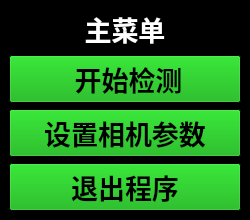
<?xml version="1.0" encoding="UTF-8"?>
<ui version="4.0">
 <class>MainWindow</class>
 <widget class="QMainWindow" name="MainWindow">
  <property name="geometry">
   <rect>
    <x>0</x>
    <y>0</y>
    <width>250</width>
    <height>216</height>
   </rect>
  </property>
  <property name="palette">
   <palette>
    <active>
     <colorrole role="WindowText">
      <brush brushstyle="SolidPattern">
       <color alpha="255">
        <red>255</red>
        <green>255</green>
        <blue>255</blue>
       </color>
      </brush>
     </colorrole>
     <colorrole role="Button">
      <brush brushstyle="SolidPattern">
       <color alpha="255">
        <red>0</red>
        <green>170</green>
        <blue>0</blue>
       </color>
      </brush>
     </colorrole>
     <colorrole role="Base">
      <brush brushstyle="SolidPattern">
       <color alpha="255">
        <red>255</red>
        <green>255</green>
        <blue>255</blue>
       </color>
      </brush>
     </colorrole>
     <colorrole role="Window">
      <brush brushstyle="SolidPattern">
       <color alpha="255">
        <red>0</red>
        <green>0</green>
        <blue>0</blue>
       </color>
      </brush>
     </colorrole>
    </active>
    <inactive>
     <colorrole role="WindowText">
      <brush brushstyle="SolidPattern">
       <color alpha="255">
        <red>255</red>
        <green>255</green>
        <blue>255</blue>
       </color>
      </brush>
     </colorrole>
     <colorrole role="Button">
      <brush brushstyle="SolidPattern">
       <color alpha="255">
        <red>0</red>
        <green>170</green>
        <blue>0</blue>
       </color>
      </brush>
     </colorrole>
     <colorrole role="Base">
      <brush brushstyle="SolidPattern">
       <color alpha="255">
        <red>255</red>
        <green>255</green>
        <blue>255</blue>
       </color>
      </brush>
     </colorrole>
     <colorrole role="Window">
      <brush brushstyle="SolidPattern">
       <color alpha="255">
        <red>0</red>
        <green>0</green>
        <blue>0</blue>
       </color>
      </brush>
     </colorrole>
    </inactive>
    <disabled>
     <colorrole role="WindowText">
      <brush brushstyle="SolidPattern">
       <color alpha="255">
        <red>120</red>
        <green>120</green>
        <blue>120</blue>
       </color>
      </brush>
     </colorrole>
     <colorrole role="Button">
      <brush brushstyle="SolidPattern">
       <color alpha="255">
        <red>0</red>
        <green>170</green>
        <blue>0</blue>
       </color>
      </brush>
     </colorrole>
     <colorrole role="Base">
      <brush brushstyle="SolidPattern">
       <color alpha="255">
        <red>0</red>
        <green>0</green>
        <blue>0</blue>
       </color>
      </brush>
     </colorrole>
     <colorrole role="Window">
      <brush brushstyle="SolidPattern">
       <color alpha="255">
        <red>0</red>
        <green>0</green>
        <blue>0</blue>
       </color>
      </brush>
     </colorrole>
    </disabled>
   </palette>
  </property>
  <property name="font">
   <font>
    <family>微軟正黑體</family>
    <pointsize>12</pointsize>
    <weight>75</weight>
    <bold>true</bold>
   </font>
  </property>
  <property name="windowTitle">
   <string>OAK零件检测系统</string>
  </property>
  <widget class="QWidget" name="centralwidget">
   <layout class="QVBoxLayout" name="verticalLayout_2" stretch="1,3">
    <item>
     <widget class="QLabel" name="label">
      <property name="font">
       <font>
        <pointsize>20</pointsize>
       </font>
      </property>
      <property name="focusPolicy">
       <enum>Qt::StrongFocus</enum>
      </property>
      <property name="text">
       <string>主菜单</string>
      </property>
      <property name="alignment">
       <set>Qt::AlignCenter</set>
      </property>
     </widget>
    </item>
    <item>
     <layout class="QVBoxLayout" name="verticalLayout" stretch="1,1,1">
      <item>
       <widget class="QPushButton" name="OpenMain">
        <property name="enabled">
         <bool>true</bool>
        </property>
        <property name="sizePolicy">
         <sizepolicy hsizetype="Preferred" vsizetype="Preferred">
          <horstretch>0</horstretch>
          <verstretch>3</verstretch>
         </sizepolicy>
        </property>
        <property name="font">
         <font>
          <family>微軟正黑體</family>
          <pointsize>20</pointsize>
          <weight>75</weight>
          <bold>true</bold>
         </font>
        </property>
        <property name="text">
         <string> 开始检测</string>
        </property>
        <property name="autoRepeatDelay">
         <number>300</number>
        </property>
       </widget>
      </item>
      <item>
       <widget class="QPushButton" name="OpenSetCamera">
        <property name="enabled">
         <bool>true</bool>
        </property>
        <property name="sizePolicy">
         <sizepolicy hsizetype="Preferred" vsizetype="Preferred">
          <horstretch>0</horstretch>
          <verstretch>3</verstretch>
         </sizepolicy>
        </property>
        <property name="font">
         <font>
          <family>微軟正黑體</family>
          <pointsize>20</pointsize>
          <weight>75</weight>
          <bold>true</bold>
         </font>
        </property>
        <property name="text">
         <string>设置相机参数</string>
        </property>
        <property name="autoRepeatDelay">
         <number>300</number>
        </property>
       </widget>
      </item>
      <item>
       <widget class="QPushButton" name="StopMain">
        <property name="sizePolicy">
         <sizepolicy hsizetype="Preferred" vsizetype="Preferred">
          <horstretch>0</horstretch>
          <verstretch>0</verstretch>
         </sizepolicy>
        </property>
        <property name="font">
         <font>
          <family>微軟正黑體</family>
          <pointsize>20</pointsize>
          <weight>75</weight>
          <bold>true</bold>
         </font>
        </property>
        <property name="text">
         <string>退出程序</string>
        </property>
       </widget>
      </item>
     </layout>
    </item>
   </layout>
  </widget>
  <action name="actionStart">
   <property name="icon">
    <iconset>
     <normaloff>../test_img/icons8-play-64.png</normaloff>../test_img/icons8-play-64.png</iconset>
   </property>
   <property name="text">
    <string>Start</string>
   </property>
   <property name="toolTip">
    <string>&lt;html&gt;&lt;head/&gt;&lt;body&gt;&lt;p&gt;starrrrt&lt;/p&gt;&lt;/body&gt;&lt;/html&gt;
                </string>
   </property>
  </action>
  <action name="actionStop">
   <property name="icon">
    <iconset>
     <normaloff>../test_img/icons8-stop-48.png</normaloff>../test_img/icons8-stop-48.png</iconset>
   </property>
   <property name="text">
    <string>Stop</string>
   </property>
   <property name="toolTip">
    <string>&lt;html&gt;&lt;head/&gt;&lt;body&gt;&lt;p&gt;stooop&lt;/p&gt;&lt;/body&gt;&lt;/html&gt;
                </string>
   </property>
  </action>
 </widget>
 <resources/>
 <connections/>
</ui>
